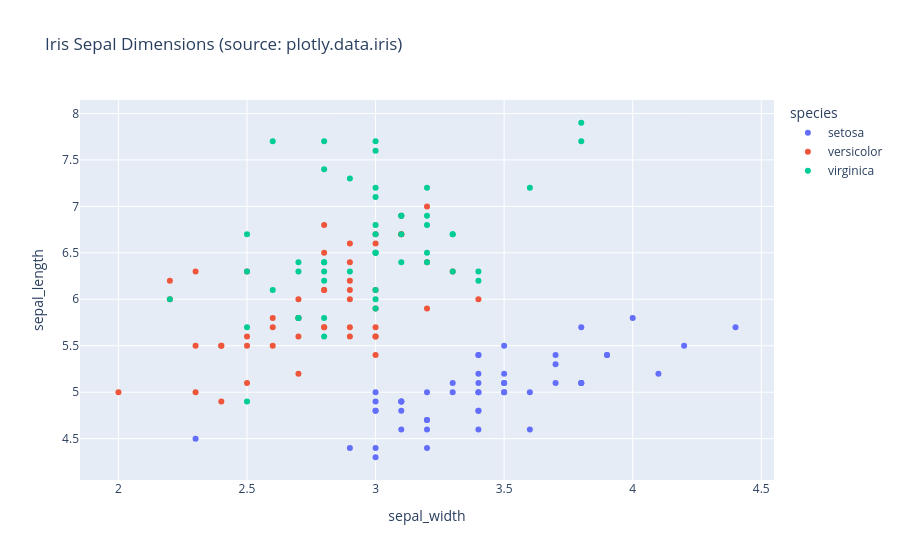

The notebook cell this image was saved under:
### Code cell
# Example of interactive plot
import plotly.express as px
import pandas as pd

# Try to load the iris dataset bundled with plotly; fallback to a tiny dummy if unavailable
try:
    df = px.data.iris()
    data_source = 'plotly.data.iris'
except Exception as e:
    df = pd.DataFrame({
        'sepal_width': [3.5, 3.0, 3.2, 3.8],
        'sepal_length': [5.1, 4.9, 4.7, 5.0],
        'species': ['setosa', 'versicolor', 'virginica', 'setosa']
    })
    data_source = 'dummy'
    print('Warning: could not load plotly iris dataset — using dummy data.\n', e)

fig = px.scatter(df, x='sepal_width', y='sepal_length', color='species', title=f'Iris Sepal Dimensions (source: {data_source})')

# Try to show inline; if rendering fails (e.g., missing nbformat) save to HTML as fallback.
try:
    fig.show()
except Exception as e:
    out = './images/iris_scatter.html'
    try:
        fig.write_html(out)
        print(f'Inline display failed: {e}\nSaved interactive plot to {out}')
    except Exception as write_err:
        print(f'Failed to save interactive plot to HTML: {write_err} (original error: {e})')

### Figure 1 — Plotly figure (JSON) as saved in the notebook; plotly's stock layout.template omitted (floating-point values rounded to 4 significant figures)
{"data": [{"hovertemplate": "species=setosa<br>sepal_width=%{x}<br>sepal_length=%{y}<extra></extra>", "legendgroup": "setosa", "marker": {"color": "#636efa", "symbol": "circle"}, "mode": "markers", "name": "setosa", "orientation": "v", "showlegend": true, "type": "scatter", "x": [3.5, 3.0, 3.2, 3.1, 3.6, 3.9, 3.4, 3.4, 2.9, 3.1, 3.7, 3.4, 3.0, 3.0, 4.0, 4.4, 3.9, 3.5, 3.8, 3.8, 3.4, 3.7, 3.6, 3.3, 3.4, 3.0, 3.4, 3.5, 3.4, 3.2, 3.1, 3.4, 4.1, 4.2, 3.1, 3.2, 3.5, 3.1, 3.0, 3.4, 3.5, 2.3, 3.2, 3.5, 3.8, 3.0, 3.8, 3.2, 3.7, 3.3], "xaxis": "x", "y": [5.1, 4.9, 4.7, 4.6, 5.0, 5.4, 4.6, 5.0, 4.4, 4.9, 5.4, 4.8, 4.8, 4.3, 5.8, 5.7, 5.4, 5.1, 5.7, 5.1, 5.4, 5.1, 4.6, 5.1, 4.8, 5.0, 5.0, 5.2, 5.2, 4.7, 4.8, 5.4, 5.2, 5.5, 4.9, 5.0, 5.5, 4.9, 4.4, 5.1, 5.0, 4.5, 4.4, 5.0, 5.1, 4.8, 5.1, 4.6, 5.3, 5.0], "yaxis": "y"}, {"hovertemplate": "species=versicolor<br>sepal_width=%{x}<br>sepal_length=%{y}<extra></extra>", "legendgroup": "versicolor", "marker": {"color": "#EF553B", "symbol": "circle"}, "mode": "markers", "name": "versicolor", "orientation": "v", "showlegend": true, "type": "scatter", "x": [3.2, 3.2, 3.1, 2.3, 2.8, 2.8, 3.3, 2.4, 2.9, 2.7, 2.0, 3.0, 2.2, 2.9, 2.9, 3.1, 3.0, 2.7, 2.2, 2.5, 3.2, 2.8, 2.5, 2.8, 2.9, 3.0, 2.8, 3.0, 2.9, 2.6, 2.4, 2.4, 2.7, 2.7, 3.0, 3.4, 3.1, 2.3, 3.0, 2.5, 2.6, 3.0, 2.6, 2.3, 2.7, 3.0, 2.9, 2.9, 2.5, 2.8], "xaxis": "x", "y": [7.0, 6.4, 6.9, 5.5, 6.5, 5.7, 6.3, 4.9, 6.6, 5.2, 5.0, 5.9, 6.0, 6.1, 5.6, 6.7, 5.6, 5.8, 6.2, 5.6, 5.9, 6.1, 6.3, 6.1, 6.4, 6.6, 6.8, 6.7, 6.0, 5.7, 5.5, 5.5, 5.8, 6.0, 5.4, 6.0, 6.7, 6.3, 5.6, 5.5, 5.5, 6.1, 5.8, 5.0, 5.6, 5.7, 5.7, 6.2, 5.1, 5.7], "yaxis": "y"}, {"hovertemplate": "species=virginica<br>sepal_width=%{x}<br>sepal_length=%{y}<extra></extra>", "legendgroup": "virginica", "marker": {"color": "#00cc96", "symbol": "circle"}, "mode": "markers", "name": "virginica", "orientation": "v", "showlegend": true, "type": "scatter", "x": [3.3, 2.7, 3.0, 2.9, 3.0, 3.0, 2.5, 2.9, 2.5, 3.6, 3.2, 2.7, 3.0, 2.5, 2.8, 3.2, 3.0, 3.8, 2.6, 2.2, 3.2, 2.8, 2.8, 2.7, 3.3, 3.2, 2.8, 3.0, 2.8, 3.0, 2.8, 3.8, 2.8, 2.8, 2.6, 3.0, 3.4, 3.1, 3.0, 3.1, 3.1, 3.1, 2.7, 3.2, 3.3, 3.0, 2.5, 3.0, 3.4, 3.0], "xaxis": "x", "y": [6.3, 5.8, 7.1, 6.3, 6.5, 7.6, 4.9, 7.3, 6.7, 7.2, 6.5, 6.4, 6.8, 5.7, 5.8, 6.4, 6.5, 7.7, 7.7, 6.0, 6.9, 5.6, 7.7, 6.3, 6.7, 7.2, 6.2, 6.1, 6.4, 7.2, 7.4, 7.9, 6.4, 6.3, 6.1, 7.7, 6.3, 6.4, 6.0, 6.9, 6.7, 6.9, 5.8, 6.8, 6.7, 6.7, 6.3, 6.5, 6.2, 5.9], "yaxis": "y"}], "layout": {"legend": {"title": {"text": "species"}, "tracegroupgap": 0}, "title": {"text": "Iris Sepal Dimensions (source: plotly.data.iris)"}, "xaxis": {"anchor": "y", "domain": [0, 1], "title": {"text": "sepal_width"}}, "yaxis": {"anchor": "x", "domain": [0, 1], "title": {"text": "sepal_length"}}}}
